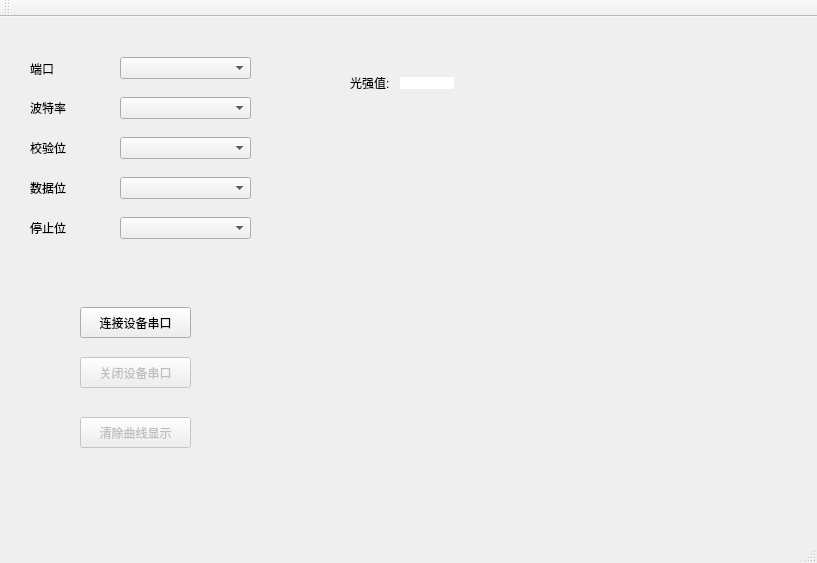
<?xml version="1.0" encoding="UTF-8"?>
<ui version="4.0">
 <class>MainWindow</class>
 <widget class="QMainWindow" name="MainWindow">
  <property name="geometry">
   <rect>
    <x>0</x>
    <y>0</y>
    <width>817</width>
    <height>563</height>
   </rect>
  </property>
  <property name="windowTitle">
   <string>MainWindow</string>
  </property>
  <widget class="QWidget" name="centralWidget">
   <widget class="QPushButton" name="Disconnect_Device">
    <property name="enabled">
     <bool>false</bool>
    </property>
    <property name="geometry">
     <rect>
      <x>80</x>
      <y>340</y>
      <width>111</width>
      <height>31</height>
     </rect>
    </property>
    <property name="text">
     <string>关闭设备串口</string>
    </property>
   </widget>
   <widget class="QWidget" name="widget" native="true">
    <property name="geometry">
     <rect>
      <x>10</x>
      <y>10</y>
      <width>271</width>
      <height>241</height>
     </rect>
    </property>
    <widget class="QLabel" name="label_2">
     <property name="geometry">
      <rect>
       <x>20</x>
       <y>31</y>
       <width>61</width>
       <height>21</height>
      </rect>
     </property>
     <property name="styleSheet">
      <string notr="true">font: 14pt &quot;微软雅黑&quot;;</string>
     </property>
     <property name="text">
      <string>端口</string>
     </property>
    </widget>
    <widget class="QLabel" name="label_3">
     <property name="geometry">
      <rect>
       <x>20</x>
       <y>70</y>
       <width>61</width>
       <height>21</height>
      </rect>
     </property>
     <property name="styleSheet">
      <string notr="true">font: 14pt &quot;微软雅黑&quot;;</string>
     </property>
     <property name="text">
      <string>波特率</string>
     </property>
    </widget>
    <widget class="QLabel" name="label_4">
     <property name="geometry">
      <rect>
       <x>20</x>
       <y>110</y>
       <width>61</width>
       <height>21</height>
      </rect>
     </property>
     <property name="styleSheet">
      <string notr="true">font: 14pt &quot;微软雅黑&quot;;</string>
     </property>
     <property name="text">
      <string>校验位</string>
     </property>
    </widget>
    <widget class="QLabel" name="label_5">
     <property name="geometry">
      <rect>
       <x>20</x>
       <y>150</y>
       <width>61</width>
       <height>21</height>
      </rect>
     </property>
     <property name="styleSheet">
      <string notr="true">font: 14pt &quot;微软雅黑&quot;;</string>
     </property>
     <property name="text">
      <string>数据位</string>
     </property>
    </widget>
    <widget class="QLabel" name="label_6">
     <property name="geometry">
      <rect>
       <x>20</x>
       <y>190</y>
       <width>61</width>
       <height>21</height>
      </rect>
     </property>
     <property name="styleSheet">
      <string notr="true">font: 14pt &quot;微软雅黑&quot;;</string>
     </property>
     <property name="text">
      <string>停止位</string>
     </property>
    </widget>
    <widget class="QComboBox" name="Serial_Port">
     <property name="geometry">
      <rect>
       <x>110</x>
       <y>30</y>
       <width>131</width>
       <height>22</height>
      </rect>
     </property>
    </widget>
    <widget class="QComboBox" name="Serial_Baurdrate">
     <property name="geometry">
      <rect>
       <x>110</x>
       <y>70</y>
       <width>131</width>
       <height>22</height>
      </rect>
     </property>
    </widget>
    <widget class="QComboBox" name="Serial_Parity">
     <property name="geometry">
      <rect>
       <x>110</x>
       <y>110</y>
       <width>131</width>
       <height>22</height>
      </rect>
     </property>
    </widget>
    <widget class="QComboBox" name="Serial_Data_Bit">
     <property name="geometry">
      <rect>
       <x>110</x>
       <y>150</y>
       <width>131</width>
       <height>22</height>
      </rect>
     </property>
    </widget>
    <widget class="QComboBox" name="Serial_Stop_Bit">
     <property name="geometry">
      <rect>
       <x>110</x>
       <y>190</y>
       <width>131</width>
       <height>22</height>
      </rect>
     </property>
    </widget>
   </widget>
   <widget class="QPushButton" name="Connect_Device">
    <property name="geometry">
     <rect>
      <x>80</x>
      <y>290</y>
      <width>111</width>
      <height>31</height>
     </rect>
    </property>
    <property name="text">
     <string>连接设备串口</string>
    </property>
   </widget>
   <widget class="QCustomPlot" name="widget_2" native="true">
    <property name="geometry">
     <rect>
      <x>290</x>
      <y>10</y>
      <width>511</width>
      <height>491</height>
     </rect>
    </property>
    <widget class="QLabel" name="light_sensor_value">
     <property name="geometry">
      <rect>
       <x>110</x>
       <y>50</y>
       <width>54</width>
       <height>12</height>
      </rect>
     </property>
     <property name="styleSheet">
      <string notr="true">background-color: rgb(255, 255, 255);</string>
     </property>
     <property name="text">
      <string/>
     </property>
    </widget>
    <widget class="QLabel" name="label">
     <property name="geometry">
      <rect>
       <x>60</x>
       <y>50</y>
       <width>54</width>
       <height>12</height>
      </rect>
     </property>
     <property name="text">
      <string>光强值:</string>
     </property>
    </widget>
   </widget>
   <widget class="QPushButton" name="Clear_Plot">
    <property name="enabled">
     <bool>false</bool>
    </property>
    <property name="geometry">
     <rect>
      <x>80</x>
      <y>400</y>
      <width>111</width>
      <height>31</height>
     </rect>
    </property>
    <property name="text">
     <string>清除曲线显示</string>
    </property>
   </widget>
  </widget>
  <widget class="QMenuBar" name="menuBar">
   <property name="geometry">
    <rect>
     <x>0</x>
     <y>0</y>
     <width>817</width>
     <height>23</height>
    </rect>
   </property>
  </widget>
  <widget class="QToolBar" name="mainToolBar">
   <attribute name="toolBarArea">
    <enum>TopToolBarArea</enum>
   </attribute>
   <attribute name="toolBarBreak">
    <bool>false</bool>
   </attribute>
  </widget>
  <widget class="QStatusBar" name="statusBar"/>
 </widget>
 <layoutdefault spacing="6" margin="11"/>
 <customwidgets>
  <customwidget>
   <class>QCustomPlot</class>
   <extends>QWidget</extends>
   <header>qcustomplot.h</header>
   <container>1</container>
  </customwidget>
 </customwidgets>
 <resources/>
 <connections/>
</ui>
